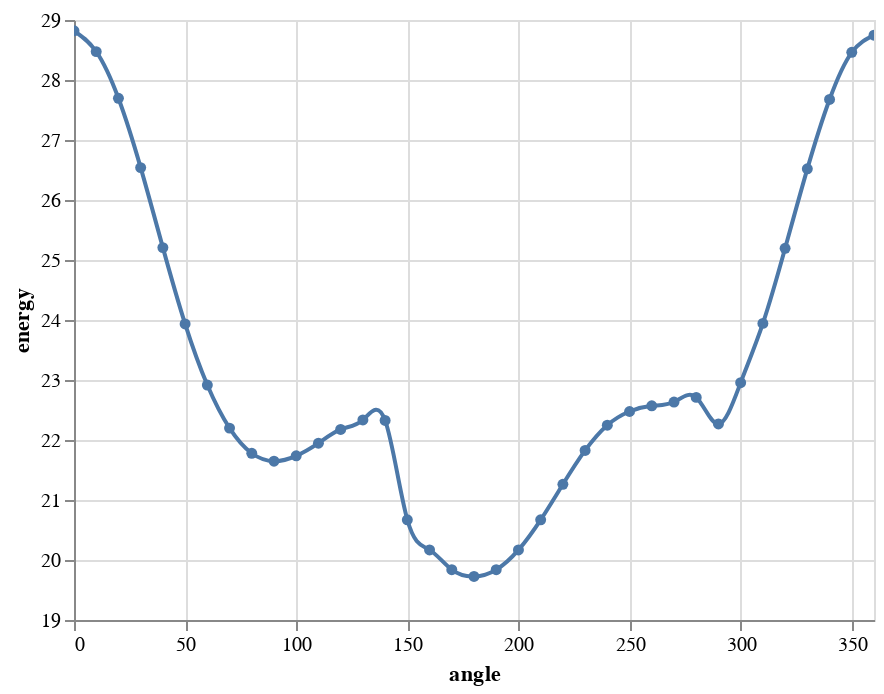

Write notebook code for a chart like this one.
### Markdown cell above
You can use the slider above to browse through the first conformers. You'll see that essentially conformers 1 to 5 are wrong. So likely I'm doing something very wrong here (I followed some sample code on that from Jason Biggs posted in the github issue on that) or there's still another bug. Digging a bit deeper into this issue I found that this might come from the out of plane terms of the MMFF in rdkit. To double check that we can actually rerun the whole thing without out of plane energy terms - sorry a bit verbose the code here :) :

### Code cell
from rdkit.Chem import rdMolTransforms
import altair as alt
import copy
import pandas as pd
from rdkit.Chem import rdForceFieldHelpers
from rdkit.Chem import ChemicalForceFields

mol=Chem.AddHs(Chem.MolFromSmiles('CCCOC1=CC=C(Cl)C(C)=C1'))
for i, a in enumerate(mol.GetAtoms()):
        a.SetAtomMapNum(i)
AllChem.EmbedMolecule(mol,randomSeed=10) 

conformer=mol.GetConformer(0)
m2=copy.deepcopy(mol)
mp = AllChem.MMFFGetMoleculeProperties(m2)
mp.SetMMFFOopTerm(False)    # That's the critical bit here - switch off out of plane terms for MMFF
ffm = AllChem.MMFFGetMoleculeForceField(m2, mp)
energy=[]
confid=0
angles=range(0,370,10)
for angle in angles:
    confid+=1
    ff2 = AllChem.MMFFGetMoleculeForceField(m2, mp)
    ff2.MMFFAddTorsionConstraint(1,2,3,4, False, angle - .1, angle + .1, 10000.0)
    ff2.Minimize()
    energy.append(ff2.CalcEnergy())
    xyz=ff2.Positions()
    new_conf = Chem.Conformer(mol.GetNumAtoms())
    for i in range(mol.GetNumAtoms()):
        new_conf.SetAtomPosition(i, (m2.GetConformer(-1).GetAtomPosition(i)))
    new_conf.SetId(confid)
    mol.AddConformer(new_conf)

dfrdkit = pd.DataFrame({'angle':angles, 'energy':energy})
alt.Chart(dfrdkit).mark_line(point=True,interpolate="natural").encode(
    alt.X('angle:Q',
        scale=alt.Scale(domain=[0,360,350])
    ),
    alt.Y('energy:Q',
        scale=alt.Scale(zero=False)
    )
).interactive()

### Figure 1 — Vega-Lite specification as saved in the notebook (floating-point values rounded to 4 significant figures)
{"config": {"view": {"continuousWidth": 400, "continuousHeight": 300}}, "data": {"name": "data-6b3379f73e65514a7e00dfe4eb2a193f"}, "mark": {"type": "line", "interpolate": "natural", "point": true}, "encoding": {"x": {"type": "quantitative", "field": "angle", "scale": {"domain": [0, 360, 350]}}, "y": {"type": "quantitative", "field": "energy", "scale": {"zero": false}}}, "selection": {"selector007": {"type": "interval", "bind": "scales", "encodings": ["x", "y"]}}, "$schema": "https://vega.github.io/schema/vega-lite/v4.8.1.json", "datasets": {"data-6b3379f73e65514a7e00dfe4eb2a193f": [{"angle": 0, "energy": 28.82}, {"angle": 10, "energy": 28.47}, {"angle": 20, "energy": 27.7}, {"angle": 30, "energy": 26.54}, {"angle": 40, "energy": 25.21}, {"angle": 50, "energy": 23.93}, {"angle": 60, "energy": 22.92}, {"angle": 70, "energy": 22.2}, {"angle": 80, "energy": 21.78}, {"angle": 90, "energy": 21.65}, {"angle": 100, "energy": 21.74}, {"angle": 110, "energy": 21.95}, {"angle": 120, "energy": 22.18}, {"angle": 130, "energy": 22.33}, {"angle": 140, "energy": 22.33}, {"angle": 150, "energy": 20.67}, {"angle": 160, "energy": 20.17}, {"angle": 170, "energy": 19.84}, {"angle": 180, "energy": 19.73}, {"angle": 190, "energy": 19.84}, {"angle": 200, "energy": 20.17}, {"angle": 210, "energy": 20.67}, {"angle": 220, "energy": 21.26}, {"angle": 230, "energy": 21.83}, {"angle": 240, "energy": 22.25}, {"angle": 250, "energy": 22.47}, {"angle": 260, "energy": 22.57}, {"angle": 270, "energy": 22.63}, {"angle": 280, "energy": 22.71}, {"angle": 290, "energy": 22.27}, {"angle": 300, "energy": 22.96}, {"angle": 310, "energy": 23.94}, {"angle": 320, "energy": 25.2}, {"angle": 330, "energy": 26.52}, {"angle": 340, "energy": 27.68}, {"angle": 350, "energy": 28.46}, {"angle": 360, "energy": 28.75}]}}
